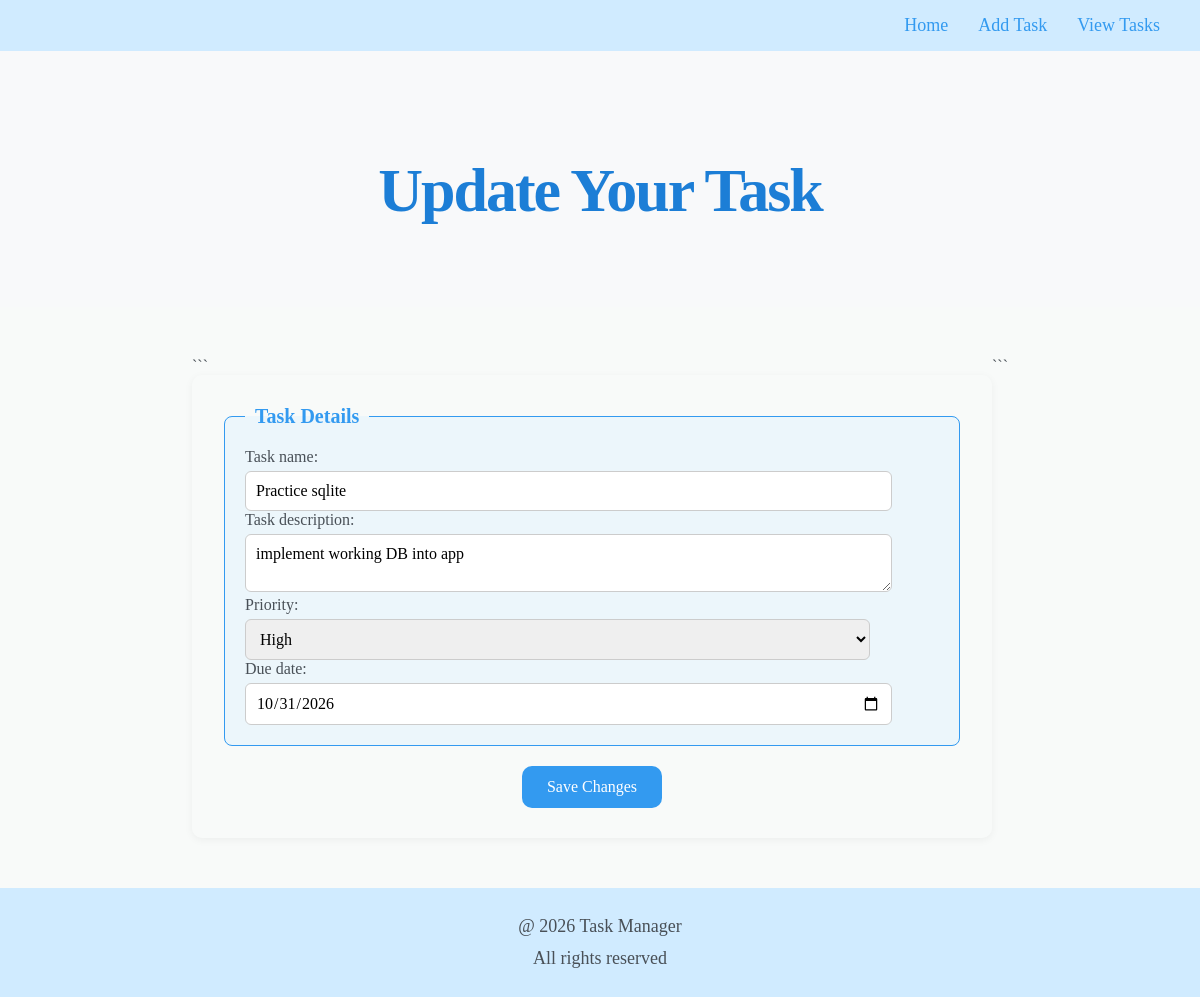
The page /update_task/4 on the database as committed earlier.
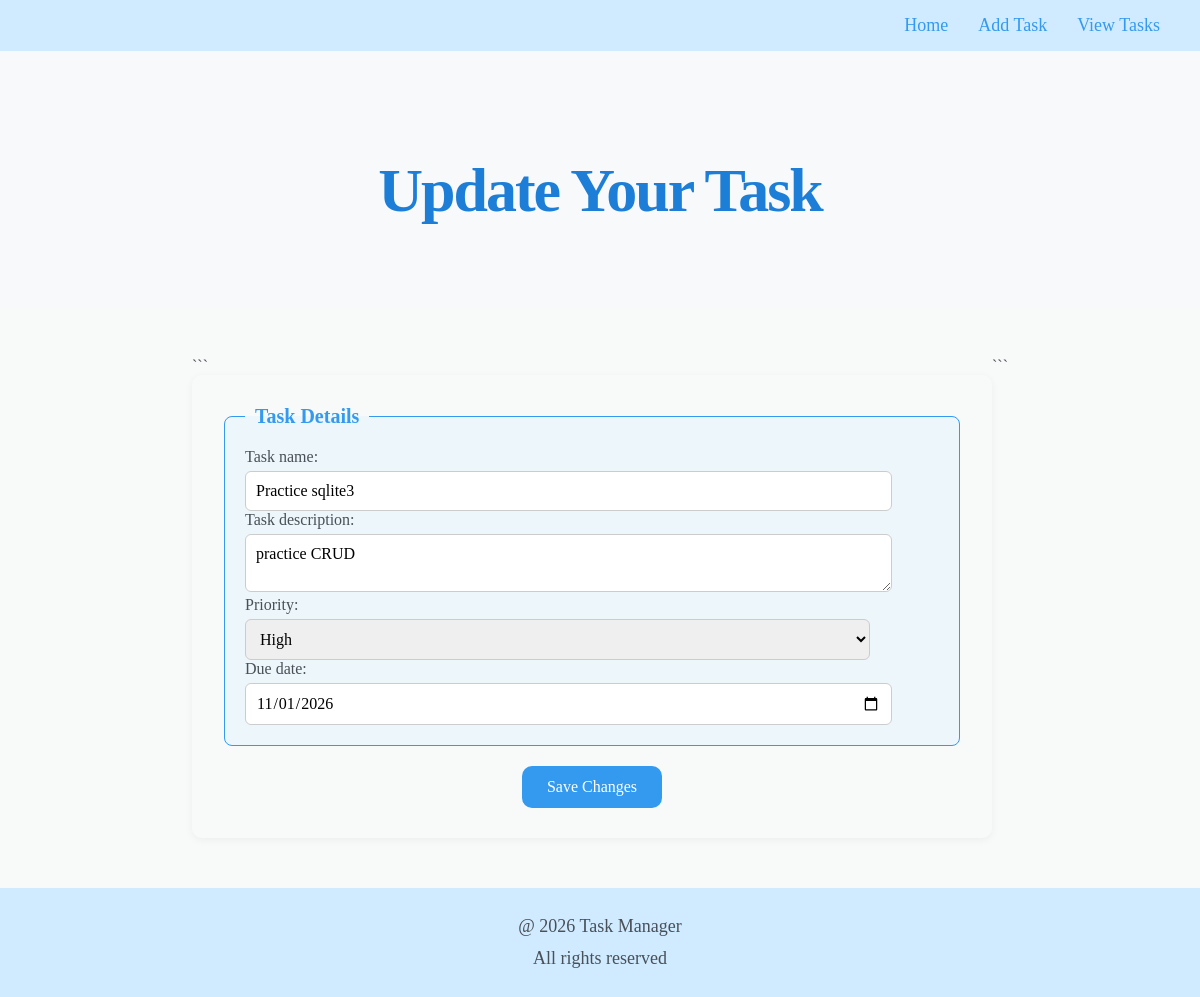
The same page on the database as committed later.
### tables this page shows
CREATE TABLE tasks (
        id INTEGER PRIMARY KEY AUTOINCREMENT,
        title TEXT NOT NULL,
        description TEXT,
        priority TEXT NOT NULL,
        due_date TEXT
    );

### Task-Manager/app.py (the view, shortened to what this page needs)
@app.route('/update_task/<int:task_id>', methods=['GET', 'POST'])
def update_task(task_id):
    connection = sqlite3.connect(DB_PATH)
    connection.row_factory = sqlite3.Row
    cursor = connection.execute(
        "SELECT * FROM tasks WHERE id = ?", (task_id,)
    )
    task = cursor.fetchone()
    connection.close()
    if task is None:
        return "Task not found", 404
    return render_template('update_task.html', task=task)

### Task-Manager/templates/update_task.html (shortened to what this page needs)
{% extends "base.html" %}
{% block content %}
<header id="hero">
    <div class="hero-container">
        <div class="hero-text">
            <h1>Update Your Task</h1>
        </div>
    </div>
</header>
<section id="task-form">
    <div class="form-container">
```
    <form action="{{ url_for('update_task', task_id=task.id) }}" method="POST">
        <fieldset class="task-details">
            <legend>Task Details</legend>
            <div class="field-group">
                <label for="text">Task name:</label>
                <input
                    type="text"
                    id="text"
                    name="text"
                    value="{{ task.title }}"
                    required
                >
            </div>
            <div class="field-group">
                <label for="desc">Task description:</label>
                <textarea
                    id="desc"
                    name="desc"
                >{{ task.description }}</textarea>
            </div>
            <div class="field-group">
                <label for="priority">Priority:</label>
                <select id="priority" name="priority">
                    <option value="High" {% if task.priority == 'High' %}selected{% endif %}>High</option>
                </select>
            </div>
            <div class="field-group">
                <label for="date">Due date:</label>
                <input
                    type="date"
                    id="date"
                    name="date"
                    value="{{ task.due_date or '' }}"
                >
            </div>
        </fieldset>
        <button type="submit" class="submit-btn">Save Changes</button>
    </form>
</div>
```
</section>
{% endblock %}

Rows that differ between the two databases and show on the page:
changed tasks "High": text "Practice sqlite" → "Practice sqlite3"; desc "implement working DB into app" → "practice CRUD"; date "10/31/2026" → "11/01/2026"
